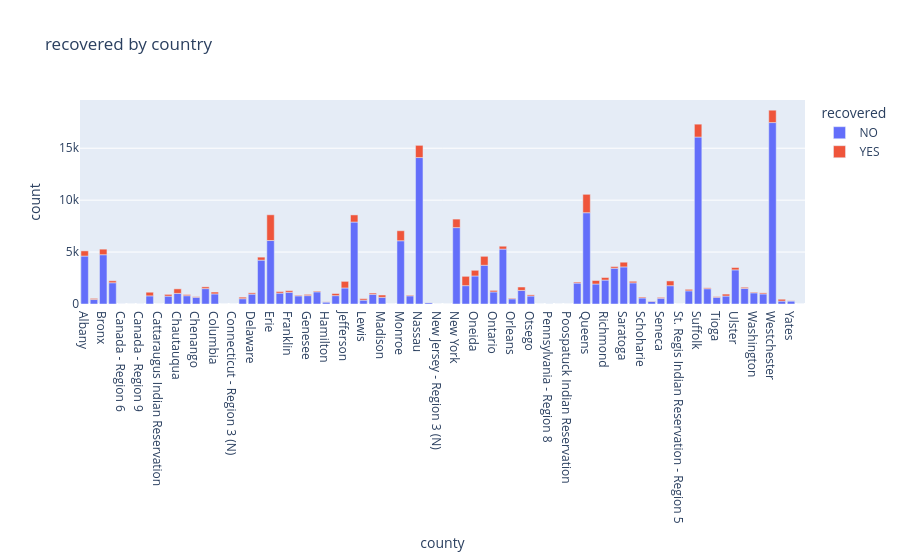

The notebook cell saved with this chart:
### Markdown cell above
#### Country vs Target

### Code cell
eda_county = data.copy()
eda_county = eda_county.groupby(['county','recovered']).count().reset_index()
eda_county = eda_county[['county','recovered', 'spill_number']]
eda_county = eda_county.rename(columns={'spill_number':'count'})
fig = px.bar(eda_county, x="county", y="count", color="recovered", title="recovered by country")
fig.write_html('{}/{}.html'.format('images/', 'recovered by country'))
fig.show()

### Figure 1 — Plotly figure (JSON) as saved in the notebook; plotly's stock layout.template omitted (floating-point values rounded to 4 significant figures)
{"data": [{"alignmentgroup": "True", "hovertemplate": "recovered=NO<br>county=%{x}<br>count=%{y}<extra></extra>", "legendgroup": "NO", "marker": {"color": "#636efa"}, "name": "NO", "offsetgroup": "NO", "orientation": "v", "showlegend": true, "textposition": "auto", "type": "bar", "x": ["Albany", "Allegany", "Bronx", "Broome", "Canada - Region 6", "Canada - Region 8", "Canada - Region 9", "Cattaraugus", "Cattaraugus Indian Reservation", "Cayuga", "Chautauqua", "Chemung", "Chenango", "Clinton", "Columbia", "Connecticut - Region 1", "Connecticut - Region 3 (N)", "Cortland", "Delaware", "Dutchess", "Erie", "Essex", "Franklin", "Fulton", "Genesee", "Greene", "Hamilton", "Herkimer", "Jefferson", "Kings", "Lewis", "Livingston", "Madison", "Massachusetts - Region 4", "Monroe", "Montgomery", "Nassau", "New Jersey - Region 2", "New Jersey - Region 3 (N)", "New Jersey - Region 3 (T)", "New York", "Niagara", "Oneida", "Onondaga", "Ontario", "Orange", "Orleans", "Oswego", "Otsego", "Pennsylvania - Region 3", "Pennsylvania - Region 8", "Pennsylvania - Region 9", "Poospatuck Indian Reservation", "Putnam", "Queens", "Rensselaer", "Richmond", "Rockland", "Saratoga", "Schenectady", "Schoharie", "Schuyler", "Seneca", "St Lawrence", "St. Regis Indian Reservation - Region 5", "Steuben", "Suffolk", "Sullivan", "Tioga", "Tompkins", "Ulster", "Warren", "Washington", "Wayne", "Westchester", "Wyoming", "Yates"], "xaxis": "x", "y": [4617, 430, 4746, 2046, 4, 1, 5, 783, 2, 757, 1021, 799, 648, 1481, 971, 2, 2, 511, 952, 4223, 6112, 1046, 1126, 787, 808, 1171, 189, 806, 1544, 7892, 372, 932, 642, 2, 6089, 788, 14101, 134, 1, 2, 7355, 1767, 2699, 3729, 1160, 5288, 502, 1308, 769, 2, 5, 3, 1, 2013, 8789, 1926, 2303, 3445, 3570, 2035, 581, 261, 553, 1762, 1, 1269, 16076, 1470, 647, 766, 3284, 1497, 1074, 970, 17470, 281, 287], "yaxis": "y"}, {"alignmentgroup": "True", "hovertemplate": "recovered=YES<br>county=%{x}<br>count=%{y}<extra></extra>", "legendgroup": "YES", "marker": {"color": "#EF553B"}, "name": "YES", "offsetgroup": "YES", "orientation": "v", "showlegend": true, "textposition": "auto", "type": "bar", "x": ["Albany", "Allegany", "Bronx", "Broome", "Cattaraugus", "Cayuga", "Chautauqua", "Chemung", "Chenango", "Clinton", "Columbia", "Cortland", "Delaware", "Dutchess", "Erie", "Essex", "Franklin", "Fulton", "Genesee", "Greene", "Hamilton", "Herkimer", "Jefferson", "Kings", "Lewis", "Livingston", "Madison", "Monroe", "Montgomery", "Nassau", "New Jersey - Region 2", "New York", "Niagara", "Oneida", "Onondaga", "Ontario", "Orange", "Orleans", "Oswego", "Otsego", "Pennsylvania - Region 7", "Pennsylvania - Region 8", "Putnam", "Queens", "Rensselaer", "Richmond", "Rockland", "Saratoga", "Schenectady", "Schoharie", "Schuyler", "Seneca", "St Lawrence", "Steuben", "Suffolk", "Sullivan", "Tioga", "Tompkins", "Ulster", "Warren", "Washington", "Wayne", "Westchester", "Wyoming", "Yates"], "xaxis": "x", "y": [497, 106, 535, 188, 351, 168, 437, 108, 56, 169, 181, 148, 122, 290, 2478, 149, 159, 63, 115, 75, 22, 202, 636, 686, 141, 123, 223, 966, 68, 1175, 10, 821, 897, 546, 862, 150, 277, 65, 327, 110, 1, 1, 97, 1772, 335, 249, 158, 454, 153, 84, 26, 85, 459, 143, 1241, 88, 65, 189, 230, 112, 67, 101, 1191, 177, 26], "yaxis": "y"}], "layout": {"barmode": "relative", "legend": {"title": {"text": "recovered"}, "tracegroupgap": 0}, "title": {"text": "recovered by country"}, "xaxis": {"anchor": "y", "domain": [0, 1], "title": {"text": "county"}}, "yaxis": {"anchor": "x", "domain": [0, 1], "title": {"text": "count"}}}}
